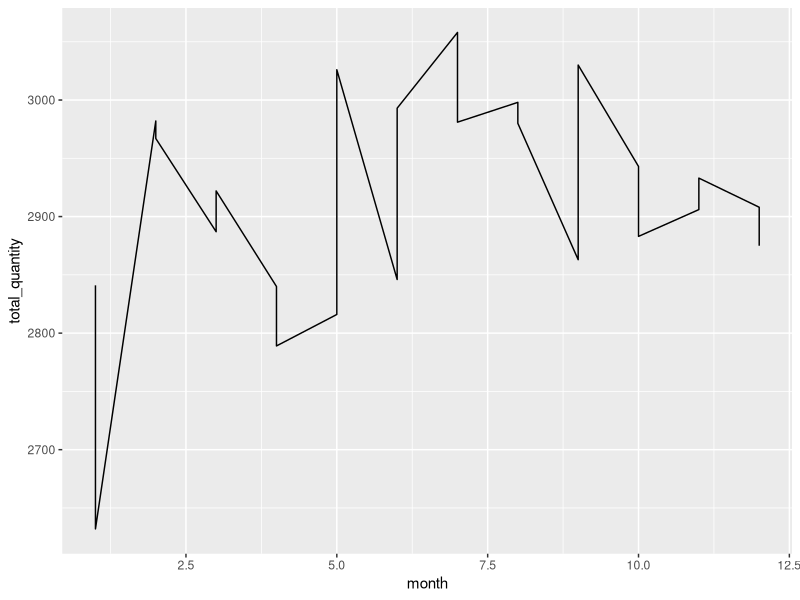

The R script that drew this image:
## ---- chunk 1
knitr::opts_chunk$set(echo = TRUE)
## ---- chunk 2
#These are the R packages used for the analysis.
library(readxl)
library(knitr)
library(ggplot2)
library(dplyr)
library(lubridate)

## ---- chunk 3
#Read database
data <- read_excel("Customer_Segmentation.xlsx")

#Head 5 first rows from database
kable(head(data,5),  caption="**Table 1.** First five rows from bank database.")

## ---- chunk 4
#Function to get percentage of missing values
NAporcent <- function(x, ndec=2){
  porcent=(sum(is.na(x))/length(x))*100
  p2 = round(porcent, digits=ndec)
}

#Look if there are missing values
sum(apply(data, 2, NAporcent))

#Check variables' nature
summary(data)
## ---- chunk 5
#Create TransactionDate
data$TransactionDate = ymd(paste0(data$Year,"-",data$Month,"-",data$Day))
class(data$TransactionDate) #check is date type

#Eliminate variables no longer necessary in the analysis
data_prepared <- data[ , -c(2, 3, 4, 6)]  
## ---- chunk 6
q1 <- data_prepared %>% 
  group_by(yearr = year(TransactionDate), month = month(TransactionDate)) %>% 
  summarise(total_quantity = sum(Quantity_Bought))

ggplot(q1, aes(x=month, y=total_quantity))+geom_line()
